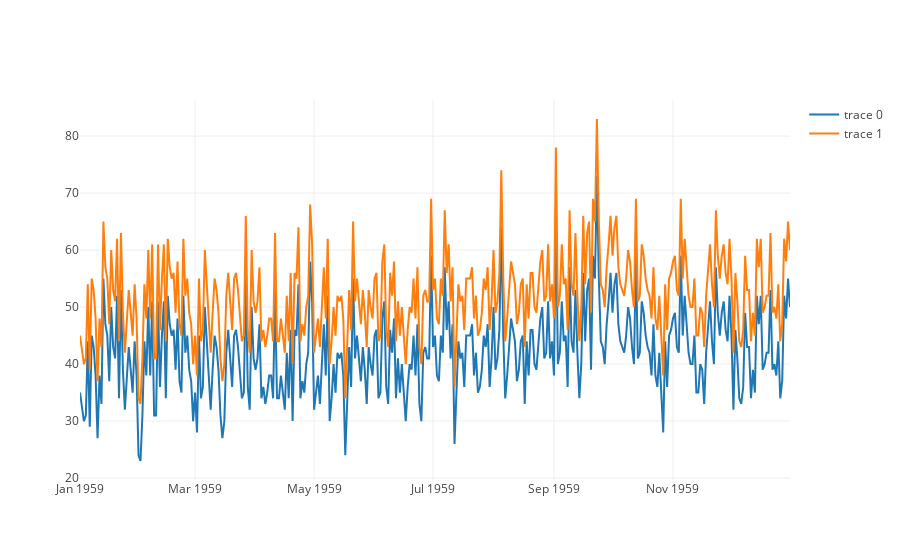

Write notebook code for a chart like this one.
### Code cell
iplot(plotly_time_series(df, cols=['Births', 'ex']))

### Figure 1 — Plotly figure (JSON) as saved in the notebook; plotly's stock layout.template omitted (floating-point values rounded to 4 significant figures; data arrays with more than 128 entries replaced by an {"elided": "..."} marker saying what was removed)
{"data": [{"type": "scatter", "uid": "09f8a741-2666-4140-8138-9349a1f4cdf8", "x": {"elided": "365 str values"}, "y": {"elided": "365 int values"}}, {"type": "scatter", "uid": "9f3dc663-1d73-4db4-a651-bebbf942ad18", "x": {"elided": "365 str values"}, "y": {"elided": "365 int values"}}], "layout": {"autosize": true, "xaxis": {"autorange": true, "range": ["1959-01-01", "1959-12-31"], "type": "date"}, "yaxis": {"autorange": true, "range": [19.67, 86.33], "type": "linear"}}}
